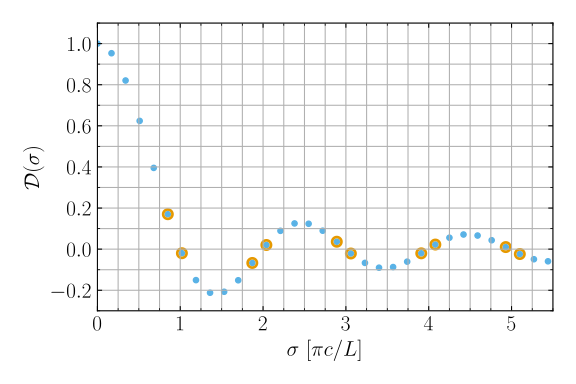

Write the Python code that produced this figure.
#!/usr/bin/env python
#
# Discriminant brackets plot

# Imports

import matplotlib.pyplot as plt
import matplotlib.ticker as tkr
import numpy as np
import numpy.linalg as la
import scipy.optimize as op

from colors import *

# Plot settings

plt.style.use('web.mplstyle')

# Calculation & plot parameters

N = 50
M = 32

sigma_min = 0
sigma_max = 5.5
n_sigma = M

D_min = -0.3
D_max = 1.1

# System matrix

def S (sigma):

    tau = np.pi/(N-1)

    S = np.zeros([N, N])

    S[0,0] = 1.

    for i in range(1, N-1):
        S[i,i] = tau**2*sigma**2 - 2.
        S[i,i-1] = 1.
        S[i,i+1] = 1.

    S[N-1,N-1] = 1.

    return S

# Discriminant function

def discrim (sigma):

    return la.det(S(sigma))/((-1)**(N-2)*(N-1))

# Evaluate data

sigma = np.linspace(sigma_min, sigma_max, n_sigma)
D = np.empty(n_sigma)

for i in range(n_sigma):
    D[i] = discrim(sigma[i])

# Bracket roots

i_bracket = np.where(D[1:]*D[:-1] <= 0.)[0]

# Do the plot

fig, ax = plt.subplots()

ax.plot(sigma, D, 'o', color=SKY_BLUE, zorder=0)

ax.plot(sigma[i_bracket], D[i_bracket], 'o', mfc='None', mec=ORANGE, mew=2, ms=7, zorder=1)
ax.plot(sigma[i_bracket+1], D[i_bracket+1], 'o', mfc='None', mec=ORANGE, mew=2, ms=7, zorder=1)

ax.set_xlabel(r'$\sigma\ [\pi c/L]$')
ax.set_ylabel(r'$\mathcal{D}(\sigma)$')

ax.set_xlim(sigma_min, sigma_max)
ax.set_ylim(D_min, D_max)

ax.grid(True, which='both')

ax.xaxis.set_major_locator(tkr.MultipleLocator(1))
ax.xaxis.set_minor_locator(tkr.MultipleLocator(0.25))

ax.yaxis.set_major_locator(tkr.MultipleLocator(0.2))
ax.yaxis.set_minor_locator(tkr.MultipleLocator(0.1))

# Write out the figure

fig.tight_layout()
fig.savefig('fig_discrim_brackets.svg')
